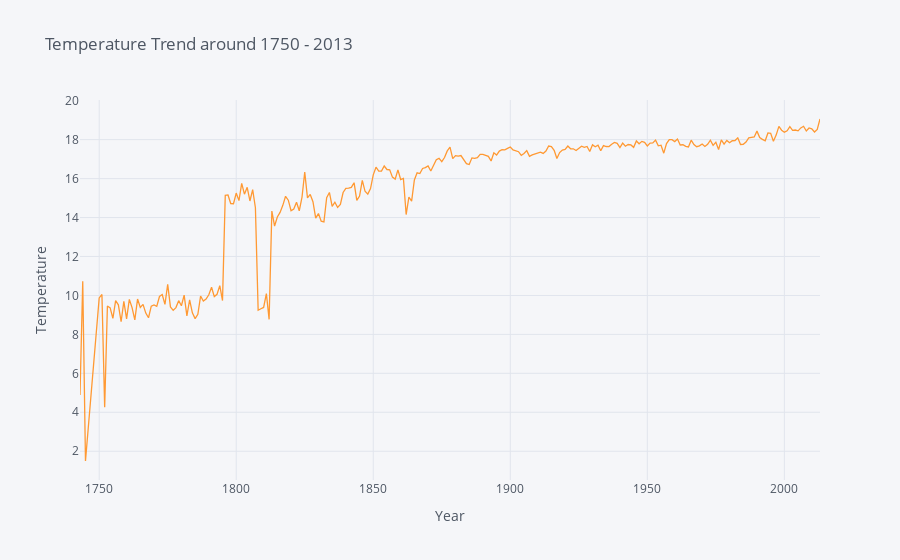

Notebook cell for this chart:
### Markdown cell above
#### A Plot to show the temperature trends from 175-2013 around the world

### Code cell
yearavg.iplot(kind='scatter',x='Year',y='AverageTemperature', 
            title='Temperature Trend around 1750 - 2013',xTitle='Year',yTitle='Temperature')

### Figure 1 — Plotly figure (JSON) as saved in the notebook; plotly's stock layout.template omitted (floating-point values rounded to 4 significant figures; data arrays with more than 128 entries replaced by an {"elided": "..."} marker saying what was removed)
{"data": [{"line": {"color": "rgba(255, 153, 51, 1.0)", "dash": "solid", "shape": "linear", "width": 1.3}, "mode": "lines", "name": "AverageTemperature", "text": "", "type": "scatter", "x": {"elided": "267 int values"}, "y": {"elided": "267 float values"}}], "layout": {"legend": {"bgcolor": "#F5F6F9", "font": {"color": "#4D5663"}}, "paper_bgcolor": "#F5F6F9", "plot_bgcolor": "#F5F6F9", "title": {"font": {"color": "#4D5663"}, "text": "Temperature Trend around 1750 - 2013"}, "xaxis": {"gridcolor": "#E1E5ED", "showgrid": true, "tickfont": {"color": "#4D5663"}, "title": {"font": {"color": "#4D5663"}, "text": "Year"}, "zerolinecolor": "#E1E5ED"}, "yaxis": {"gridcolor": "#E1E5ED", "showgrid": true, "tickfont": {"color": "#4D5663"}, "title": {"font": {"color": "#4D5663"}, "text": "Temperature"}, "zerolinecolor": "#E1E5ED"}}}
